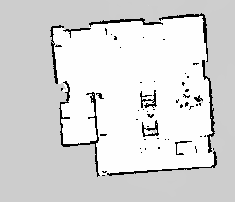
#> input picture maps/map1_cropped.pgm, 235 x 202 px, found by its file name
$ python laser_simulator.py
#> lines starting #> are read from the running program, lines starting #| are printed output that depends on the picture
import numpy as np

colors = ['b', 'g', 'm', 'c', 'y', 'r']


class LaserSimulator:
    # [168 lines left out: functions __init__, getParticleRanges, _getPixelPositions, not called in this run]


# code for testing the class

import yaml
import numpy as np
from PIL import Image
import matplotlib.pyplot as plt

def getMap():
    # get the .pgm and .yaml files on the maps/ folder
    map_file = 'maps/map1_cropped.pgm'
    map_metadata_file = 'maps/map1.yaml'

    image = Image.open(map_file)
#> image is the input picture: PIL image 235x202 L; min 0, max 254, mean 216.7

    image_pixel_matrix = np.reshape(np.array(image.getdata()), (image.size[1],image.size[0]))
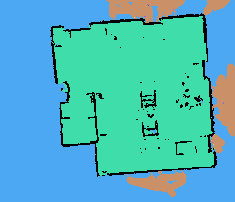
#> image_pixel_matrix: shape (202, 235) int64; 16 distinct labels, from 0 to 254; one colour per label, 0 black
    pixel_matrix = np.zeros_like(image_pixel_matrix)

    pixel_matrix[image_pixel_matrix == 0] = 2
    pixel_matrix[(image_pixel_matrix < 254) & (image_pixel_matrix > 0)] = 1
    pixel_matrix[image_pixel_matrix == 254] = 0

    map_metadata = None
#> (the run stopped early here; a loop or call above may not have finished)
